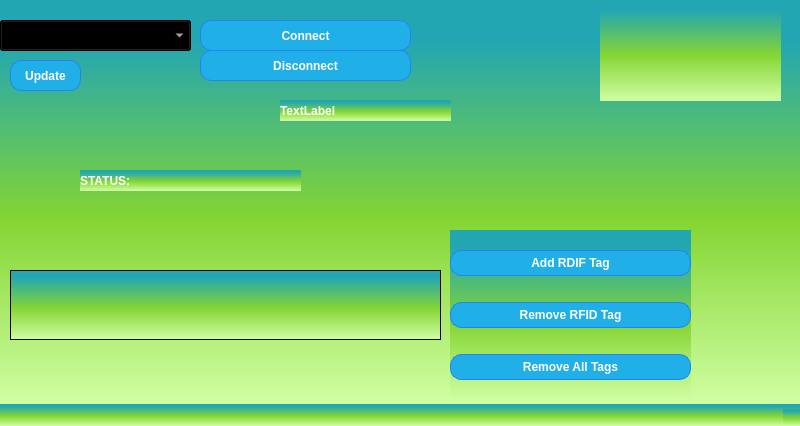
<?xml version="1.0" encoding="UTF-8"?>
<ui version="4.0">
 <class>MainWindow</class>
 <widget class="QMainWindow" name="MainWindow">
  <property name="geometry">
   <rect>
    <x>0</x>
    <y>0</y>
    <width>800</width>
    <height>426</height>
   </rect>
  </property>
  <property name="windowTitle">
   <string>MainWindow</string>
  </property>
  <property name="styleSheet">
   <string notr="true">background-color: qlineargradient(spread:repeat, x1:1, y1:0, x2:1, y2:1, stop:0.100962 rgba(34, 166, 178, 255),stop:0.543269 rgba(132, 213, 51, 255),stop:1 rgba(208, 255, 163, 255));
	color: #ffffff;
	font-weight: bold;
	border-color: #051a39;
	selection-background-color: #3b7e48;</string>
  </property>
  <widget class="QWidget" name="centralwidget">
   <widget class="QWidget" name="verticalLayoutWidget">
    <property name="geometry">
     <rect>
      <x>450</x>
      <y>230</y>
      <width>241</width>
      <height>171</height>
     </rect>
    </property>
    <layout class="QVBoxLayout" name="verticalLayout">
     <item>
      <widget class="QPushButton" name="add">
       <property name="styleSheet">
        <string notr="true">background-color: #20afe7;
	color: #ffffff;
	border-style: solid;
	border-width: 1px;
	border-radius: 11px;
	border-color: #2082ff;
	padding: 5px;</string>
       </property>
       <property name="text">
        <string>Add RDIF Tag</string>
       </property>
      </widget>
     </item>
     <item>
      <widget class="QPushButton" name="remove">
       <property name="styleSheet">
        <string notr="true">background-color: #20afe7;
	color: #ffffff;
	border-style: solid;
	border-width: 1px;
	border-radius: 11px;
	border-color: #2082ff;
	padding: 5px;</string>
       </property>
       <property name="text">
        <string>Remove RFID Tag</string>
       </property>
      </widget>
     </item>
     <item>
      <widget class="QPushButton" name="allremove">
       <property name="styleSheet">
        <string notr="true">background-color: #20afe7;
	color: #ffffff;
	border-style: solid;
	border-width: 1px;
	border-radius: 11px;
	border-color: #2082ff;
	padding: 5px;</string>
       </property>
       <property name="text">
        <string>Remove All Tags</string>
       </property>
      </widget>
     </item>
    </layout>
   </widget>
   <widget class="QTextEdit" name="rfiddata">
    <property name="geometry">
     <rect>
      <x>10</x>
      <y>270</y>
      <width>431</width>
      <height>70</height>
     </rect>
    </property>
   </widget>
   <widget class="QComboBox" name="comPortBox">
    <property name="geometry">
     <rect>
      <x>0</x>
      <y>20</y>
      <width>191</width>
      <height>31</height>
     </rect>
    </property>
    <property name="styleSheet">
     <string notr="true"/>
    </property>
   </widget>
   <widget class="QPushButton" name="update">
    <property name="geometry">
     <rect>
      <x>10</x>
      <y>60</y>
      <width>71</width>
      <height>31</height>
     </rect>
    </property>
    <property name="styleSheet">
     <string notr="true">background-color: #20afe7;
	color: #ffffff;
	border-style: solid;
	border-width: 1px;
	border-radius: 11px;
	border-color: #2082ff;
	padding: 5px;</string>
    </property>
    <property name="text">
     <string>Update</string>
    </property>
   </widget>
   <widget class="QPushButton" name="connect">
    <property name="geometry">
     <rect>
      <x>200</x>
      <y>20</y>
      <width>211</width>
      <height>31</height>
     </rect>
    </property>
    <property name="styleSheet">
     <string notr="true">background-color: #20afe7;
	color: #ffffff;
	border-style: solid;
	border-width: 1px;
	border-radius: 11px;
	border-color: #2082ff;
	padding: 5px;</string>
    </property>
    <property name="text">
     <string>Connect</string>
    </property>
   </widget>
   <widget class="QLabel" name="label">
    <property name="geometry">
     <rect>
      <x>280</x>
      <y>100</y>
      <width>171</width>
      <height>21</height>
     </rect>
    </property>
    <property name="text">
     <string>TextLabel</string>
    </property>
   </widget>
   <widget class="QPushButton" name="disconnect">
    <property name="geometry">
     <rect>
      <x>200</x>
      <y>50</y>
      <width>211</width>
      <height>31</height>
     </rect>
    </property>
    <property name="styleSheet">
     <string notr="true">background-color: #20afe7;
	color: #ffffff;
	border-style: solid;
	border-width: 1px;
	border-radius: 11px;
	border-color: #2082ff;
	padding: 5px;</string>
    </property>
    <property name="text">
     <string>Disconnect</string>
    </property>
   </widget>
   <widget class="QFrame" name="frame">
    <property name="geometry">
     <rect>
      <x>600</x>
      <y>0</y>
      <width>101</width>
      <height>101</height>
     </rect>
    </property>
    <property name="styleSheet">
     <string notr="true">image: url(:/new/prefix1/Logos/logo_mobil-1.png);
border : 0px;</string>
    </property>
    <property name="frameShape">
     <enum>QFrame::StyledPanel</enum>
    </property>
    <property name="frameShadow">
     <enum>QFrame::Raised</enum>
    </property>
   </widget>
   <widget class="QFrame" name="frame_2">
    <property name="geometry">
     <rect>
      <x>700</x>
      <y>0</y>
      <width>81</width>
      <height>101</height>
     </rect>
    </property>
    <property name="styleSheet">
     <string notr="true">image: url(:/new/prefix1/Logos/rfid.png);
border : 0px;</string>
    </property>
    <property name="frameShape">
     <enum>QFrame::StyledPanel</enum>
    </property>
    <property name="frameShadow">
     <enum>QFrame::Raised</enum>
    </property>
   </widget>
   <widget class="QLabel" name="status">
    <property name="enabled">
     <bool>true</bool>
    </property>
    <property name="geometry">
     <rect>
      <x>80</x>
      <y>170</y>
      <width>221</width>
      <height>21</height>
     </rect>
    </property>
    <property name="text">
     <string>STATUS:</string>
    </property>
   </widget>
  </widget>
  <widget class="QStatusBar" name="statusbar"/>
 </widget>
 <resources/>
 <connections/>
</ui>
